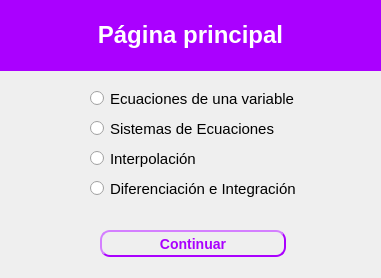
<?xml version="1.0" encoding="UTF-8"?>
<ui version="4.0">
 <class>Dialog</class>
 <widget class="QDialog" name="Dialog">
  <property name="geometry">
   <rect>
    <x>0</x>
    <y>0</y>
    <width>381</width>
    <height>278</height>
   </rect>
  </property>
  <property name="windowTitle">
   <string>Dialog</string>
  </property>
  <property name="styleSheet">
   <string notr="true">background-color: rgb(255, 255, 255);
QDialog:{background-color:red}
</string>
  </property>
  <widget class="QRadioButton" name="sistemas">
   <property name="geometry">
    <rect>
     <x>90</x>
     <y>120</y>
     <width>211</width>
     <height>17</height>
    </rect>
   </property>
   <property name="font">
    <font>
     <pointsize>11</pointsize>
     <weight>50</weight>
     <bold>false</bold>
    </font>
   </property>
   <property name="text">
    <string>Sistemas de Ecuaciones</string>
   </property>
   <property name="iconSize">
    <size>
     <width>18</width>
     <height>18</height>
    </size>
   </property>
  </widget>
  <widget class="QRadioButton" name="diferenciacion">
   <property name="geometry">
    <rect>
     <x>90</x>
     <y>180</y>
     <width>211</width>
     <height>17</height>
    </rect>
   </property>
   <property name="font">
    <font>
     <pointsize>11</pointsize>
     <weight>50</weight>
     <bold>false</bold>
    </font>
   </property>
   <property name="text">
    <string>Diferenciación e Integración</string>
   </property>
   <property name="iconSize">
    <size>
     <width>18</width>
     <height>18</height>
    </size>
   </property>
  </widget>
  <widget class="QRadioButton" name="unavariable">
   <property name="geometry">
    <rect>
     <x>90</x>
     <y>90</y>
     <width>211</width>
     <height>17</height>
    </rect>
   </property>
   <property name="font">
    <font>
     <pointsize>11</pointsize>
     <weight>50</weight>
     <bold>false</bold>
    </font>
   </property>
   <property name="text">
    <string>Ecuaciones de una variable</string>
   </property>
   <property name="iconSize">
    <size>
     <width>18</width>
     <height>18</height>
    </size>
   </property>
  </widget>
  <widget class="QPushButton" name="continuar">
   <property name="geometry">
    <rect>
     <x>100</x>
     <y>230</y>
     <width>186</width>
     <height>27</height>
    </rect>
   </property>
   <property name="font">
    <font>
     <pointsize>-1</pointsize>
     <weight>75</weight>
     <italic>false</italic>
     <bold>true</bold>
    </font>
   </property>
   <property name="autoFillBackground">
    <bool>false</bool>
   </property>
   <property name="styleSheet">
    <string notr="true">color: rgb(170, 0, 255);
	border-width: 2px;
    border-style: outset;
    border-radius: 10px;
    border-color:rgb(170, 0, 255);
    font: bold 14px;
    min-width: 10em;
    padding: 6px;</string>
   </property>
   <property name="text">
    <string>Continuar</string>
   </property>
  </widget>
  <widget class="QRadioButton" name="interpolacion">
   <property name="geometry">
    <rect>
     <x>90</x>
     <y>150</y>
     <width>211</width>
     <height>17</height>
    </rect>
   </property>
   <property name="font">
    <font>
     <pointsize>11</pointsize>
     <weight>50</weight>
     <bold>false</bold>
    </font>
   </property>
   <property name="text">
    <string>Interpolación</string>
   </property>
   <property name="iconSize">
    <size>
     <width>18</width>
     <height>18</height>
    </size>
   </property>
  </widget>
  <widget class="QWidget" name="verticalLayoutWidget">
   <property name="geometry">
    <rect>
     <x>0</x>
     <y>0</y>
     <width>381</width>
     <height>71</height>
    </rect>
   </property>
   <layout class="QVBoxLayout" name="verticalLayout">
    <item>
     <widget class="QLabel" name="label">
      <property name="styleSheet">
       <string notr="true">background-color: rgb(170, 0, 255);</string>
      </property>
      <property name="text">
       <string>&lt;html&gt;&lt;head/&gt;&lt;body&gt;&lt;p align=&quot;center&quot;&gt;&lt;span style=&quot; font-size:18pt; font-weight:600; color:#ffffff;&quot;&gt;Página principal&lt;/span&gt;&lt;/p&gt;&lt;/body&gt;&lt;/html&gt;</string>
      </property>
     </widget>
    </item>
   </layout>
  </widget>
 </widget>
 <resources/>
 <connections/>
</ui>
